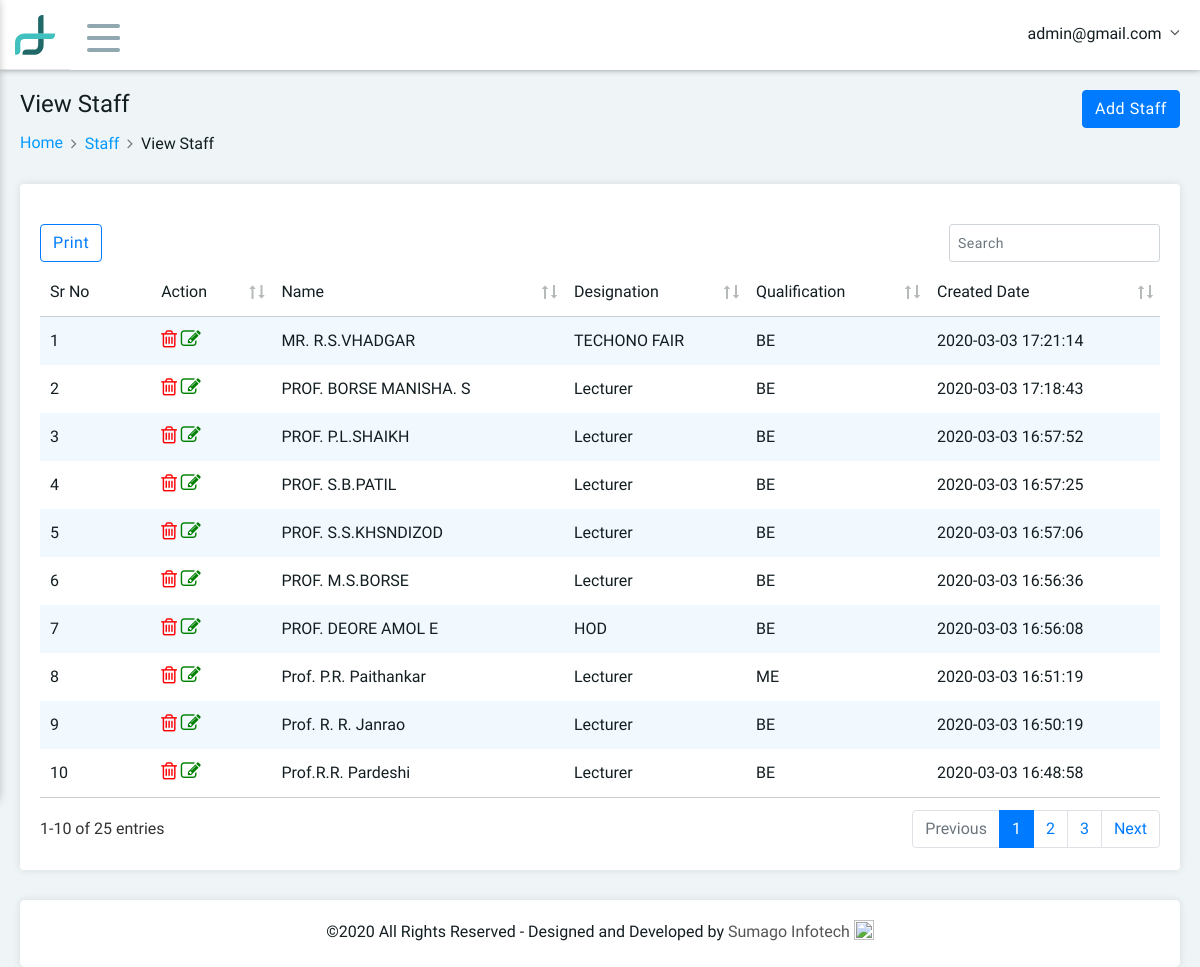
The app's page /view_staff.php (signed in) with its own data.
### tables this page shows
CREATE TABLE IF NOT EXISTS `tbl_staff` (
  `fld_staff_id` int(11) NOT NULL,
  `fld_staff_name` varchar(255) NOT NULL,
  `Designation_id` int(11) NOT NULL,
  `Department_id` int(11) NOT NULL,
  `fld_staff_qualification` varchar(255) NOT NULL,
  `fld_staff_experiance` varchar(100) NOT NULL,
  `fld_staff_email` varchar(255) NOT NULL,
  `fld_staff_mobile` varchar(20) NOT NULL,
  `fld_staff_photo` varchar(255) NOT NULL,
  `fld_created_date` datetime NOT NULL DEFAULT CURRENT_TIMESTAMP,
  `fld_modified_date` datetime NOT NULL DEFAULT CURRENT_TIMESTAMP ON UPDATE CURRENT_TIMESTAMP,
  `fld_delete` int(11) NOT NULL
);

CREATE TABLE IF NOT EXISTS `designation` (
  `Designation_id` int(11) NOT NULL,
  `Designation` varchar(255) NOT NULL,
  `Designation_delete` int(11) NOT NULL DEFAULT '0',
  `Designation_date` datetime NOT NULL DEFAULT CURRENT_TIMESTAMP
);

### view_staff.php (the view, shortened to what this page needs)
<!DOCTYPE html>
<html>
<head>
  <?php include('include/head.php'); ?>
  <link rel="stylesheet" type="text/css" href="src/plugins/datatables/media/css/jquery.dataTables.css">
  <link rel="stylesheet" type="text/css" href="src/plugins/datatables/media/css/dataTables.bootstrap4.css">
  <link rel="stylesheet" type="text/css" href="src/plugins/datatables/media/css/responsive.dataTables.css">
</head>
<body>
  <?php include('include/header.php'); ?>
  <div class="main-container">
    <div class="pd-ltr-20 customscroll customscroll-10-p height-100-p xs-pd-20-10">
      <div class="min-height-200px">
        <div class="page-header">
          <div class="row">
            <div class="col-md-6 col-sm-12">
              <div class="title">
                <h4>View Staff</h4>
              </div>
              <nav aria-label="breadcrumb" role="navigation">
                <ol class="breadcrumb">
                  <li class="breadcrumb-item"><a href="dashboard.php">Home</a></li>
                  <li class="breadcrumb-item"><a href="view_staff.php">Staff</a></li>
                  <li class="breadcrumb-item active" aria-current="page">View Staff</li>
                </ol>
              </nav>
            </div>
            <div class="col-md-6 col-sm-12 text-right">
              <div class="dropdown">
                <a class="btn btn-primary" href="add_staff.php" role="button">
                  Add Staff
                </a>
              </div>
            </div>
          </div>
        </div>
        <div class="pd-20 bg-white border-radius-4 box-shadow mb-30">
          <div class="row">
            <table class="stripe hover data-table-export nowrap">
              <thead>
                <tr>
                  <th class="table-plus datatable-nosort">Sr No</th>
                  <th>Action</th>
                  <th>Name</th>
                  <th>Designation</th>
                  <th>Qualification</th>
                  <th>Created Date</th>
                </tr>
              </thead>
              <tbody>
                <?php
                  $count=0;
                  $query="select s.*,dp.*,de.* from tbl_staff s,department dp,designation de where s.Designation_id=de.Designation_id and s.Department_id=dp.Department_id and s.fld_delete='0' order by s. fld_staff_id desc";
                  $row=mysqli_query($connect,$query) or die(mysqli_error($connect));
                  while($fetch=mysqli_fetch_array($row)) {
                  extract($fetch);
                 ?>
                <tr>
                    <td><?php echo ++$count; ?></td>
                    <td>
                        <a href="delete_staff.php?fld_staff_id=<?php echo $fetch['fld_staff_id'] ?>" onclick="refld_admin_idturn confirm('Are you sure to Delete Staff Record')" class="fa fa-trash-o"  style="color: red;font-size: 20px;"></a>
                        <a href="update_staff.php?fld_staff_id=<?php echo $fetch['fld_staff_id'] ?>"  class="fa fa-edit"  style="color: green;font-size: 20px;"></a>
                    </td>
                    <td><?php echo $fetch['fld_staff_name'];?></td>
                    <td><?php echo $fetch['Designation'];?></td>
                    <td><?php echo $fetch['fld_staff_qualification'];?></td>
                    <td><?php echo $fetch['fld_created_date'];?></td>
                </tr>
                <?php } ?>
              </tbody>
            </table>
          </div>
        </div>
      </div>
      <?php include('include/footer.php'); ?>
    </div>
  </div>
</body>
</html>

### include/header.php (shortened to what this page needs)
<?php include "config.php";
 ?>
	<div class="header clearfix">
		<div class="header-right">
			<div class="brand-logo">
				<a href="#">
					<img src="vendors/images/logo.png" alt="" class="mobile-logo">
				</a>
			</div>
			<div class="menu-icon">
				<span></span>
				<span></span>
				<span></span>
			</div>
			<div class="user-info-dropdown">
				<div class="dropdown">
					<a class="dropdown-toggle" href="#" role="button" data-toggle="dropdown">
						<?php
                            $query=mysqli_query($connect,"select * from tbl_admin where fld_email='".$_SESSION['email']."'") or die(mysqli_error($connect));
                            $fetch=mysqli_fetch_array($query);
                            extract($fetch);
                        ?>
						<span class="user-name"><?php echo $fetch['fld_email']; ?></span>
					</a>
				</div>
			</div>
		</div>
	</div>

### records on screen
tbl_staff: fld_staff_name "MR. R.S.VHADGAR", Designation.Designation "TECHONO FAIR", fld_staff_qualification "BE", fld_created_date "2020-03-03 17:21:14"
tbl_staff: fld_staff_name "PROF. BORSE MANISHA. S", Designation.Designation "Lecturer", fld_staff_qualification "BE", fld_created_date "2020-03-03 17:18:43"
tbl_staff: fld_staff_name "PROF. P.L.SHAIKH", Designation.Designation "Lecturer", fld_staff_qualification "BE", fld_created_date "2020-03-03 16:57:52"
tbl_staff: fld_staff_name "PROF. S.B.PATIL", Designation.Designation "Lecturer", fld_staff_qualification "BE", fld_created_date "2020-03-03 16:57:25"
tbl_staff: fld_staff_name "PROF. S.S.KHSNDIZOD", Designation.Designation "Lecturer", fld_staff_qualification "BE", fld_created_date "2020-03-03 16:57:06"
tbl_staff: fld_staff_name "PROF. M.S.BORSE", Designation.Designation "Lecturer", fld_staff_qualification "BE", fld_created_date "2020-03-03 16:56:36"
tbl_staff: fld_staff_name "PROF. DEORE AMOL E", Designation.Designation "HOD", fld_staff_qualification "BE", fld_created_date "2020-03-03 16:56:08"
tbl_staff: fld_staff_name "Prof. P.R. Paithankar", Designation.Designation "Lecturer", fld_staff_qualification "ME", fld_created_date "2020-03-03 16:51:19"
tbl_staff: fld_staff_name "Prof. R. R. Janrao", Designation.Designation "Lecturer", fld_staff_qualification "BE", fld_created_date "2020-03-03 16:50:19"
tbl_staff: fld_staff_name "Prof.R.R. Pardeshi", Designation.Designation "Lecturer", fld_staff_qualification "BE", fld_created_date "2020-03-03 16:48:58"

### other values on screen
$fetch['fld_email'] "admin@gmail.com"
